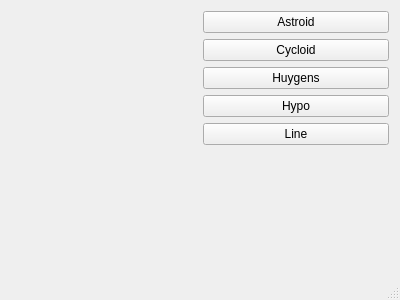
<?xml version="1.0" encoding="UTF-8"?>
<ui version="4.0">
 <class>MainWindow</class>
 <widget class="QMainWindow" name="MainWindow">
  <property name="geometry">
   <rect>
    <x>0</x>
    <y>0</y>
    <width>400</width>
    <height>300</height>
   </rect>
  </property>
  <property name="windowTitle">
   <string>MainWindow</string>
  </property>
  <widget class="QWidget" name="centralWidget">
   <layout class="QGridLayout" name="gridLayout">
    <item row="0" column="0">
     <layout class="QHBoxLayout" name="horizontalLayout">
      <item>
       <widget class="RenderArea" name="renderArea" native="true"/>
      </item>
      <item>
       <layout class="QVBoxLayout" name="verticalLayout">
        <item>
         <widget class="QPushButton" name="btnAstroid">
          <property name="text">
           <string>Astroid</string>
          </property>
         </widget>
        </item>
        <item>
         <widget class="QPushButton" name="btnCycloid">
          <property name="text">
           <string>Cycloid</string>
          </property>
         </widget>
        </item>
        <item>
         <widget class="QPushButton" name="btnHuygensCycloid">
          <property name="text">
           <string>Huygens</string>
          </property>
         </widget>
        </item>
        <item>
         <widget class="QPushButton" name="btnHypoCycloid">
          <property name="text">
           <string>Hypo</string>
          </property>
         </widget>
        </item>
        <item>
         <widget class="QPushButton" name="btnLine">
          <property name="text">
           <string>Line</string>
          </property>
         </widget>
        </item>
        <item>
         <spacer name="verticalSpacer">
          <property name="orientation">
           <enum>Qt::Vertical</enum>
          </property>
          <property name="sizeHint" stdset="0">
           <size>
            <width>20</width>
            <height>40</height>
           </size>
          </property>
         </spacer>
        </item>
       </layout>
      </item>
     </layout>
    </item>
   </layout>
  </widget>
  <widget class="QStatusBar" name="statusBar"/>
 </widget>
 <layoutdefault spacing="6" margin="11"/>
 <customwidgets>
  <customwidget>
   <class>RenderArea</class>
   <extends>QWidget</extends>
   <header>renderarea.h</header>
   <container>1</container>
  </customwidget>
 </customwidgets>
 <resources/>
 <connections/>
</ui>
